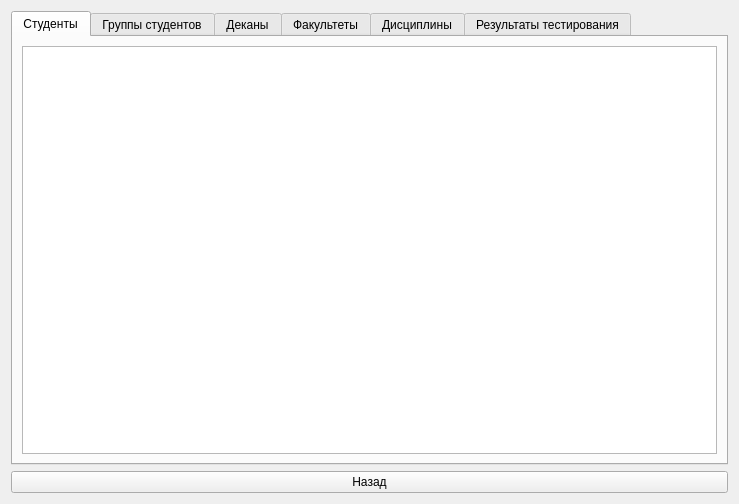
<?xml version="1.0" encoding="UTF-8"?>
<ui version="4.0">
 <class>AdminBD</class>
 <widget class="QWidget" name="AdminBD">
  <property name="geometry">
   <rect>
    <x>0</x>
    <y>0</y>
    <width>739</width>
    <height>504</height>
   </rect>
  </property>
  <property name="windowTitle">
   <string>Form</string>
  </property>
  <layout class="QGridLayout" name="gridLayout">
   <item row="1" column="0">
    <widget class="QPushButton" name="pushButton">
     <property name="text">
      <string>Назад</string>
     </property>
    </widget>
   </item>
   <item row="0" column="0">
    <widget class="QTabWidget" name="tabWidget">
     <property name="currentIndex">
      <number>0</number>
     </property>
     <widget class="QWidget" name="tab">
      <attribute name="title">
       <string>Студенты</string>
      </attribute>
      <layout class="QGridLayout" name="gridLayout_2">
       <item row="0" column="0">
        <widget class="QTableView" name="tableView"/>
       </item>
      </layout>
     </widget>
     <widget class="QWidget" name="tab_2">
      <attribute name="title">
       <string>Группы студентов</string>
      </attribute>
      <layout class="QGridLayout" name="gridLayout_3">
       <item row="0" column="0">
        <widget class="QTableView" name="tableView_2"/>
       </item>
      </layout>
     </widget>
     <widget class="QWidget" name="tab_3">
      <attribute name="title">
       <string>Деканы</string>
      </attribute>
      <layout class="QGridLayout" name="gridLayout_4">
       <item row="0" column="0">
        <widget class="QTableView" name="tableView_3"/>
       </item>
      </layout>
     </widget>
     <widget class="QWidget" name="tab_4">
      <attribute name="title">
       <string>Факультеты</string>
      </attribute>
      <layout class="QGridLayout" name="gridLayout_5">
       <item row="0" column="0">
        <widget class="QTableView" name="tableView_4"/>
       </item>
      </layout>
     </widget>
     <widget class="QWidget" name="tab_5">
      <attribute name="title">
       <string>Дисциплины</string>
      </attribute>
      <layout class="QGridLayout" name="gridLayout_6">
       <item row="0" column="0">
        <widget class="QTableView" name="tableView_5"/>
       </item>
      </layout>
     </widget>
     <widget class="QWidget" name="tab_6">
      <attribute name="title">
       <string>Результаты тестирования</string>
      </attribute>
      <layout class="QGridLayout" name="gridLayout_7">
       <item row="0" column="0">
        <widget class="QTableView" name="tableView_6"/>
       </item>
      </layout>
     </widget>
    </widget>
   </item>
  </layout>
 </widget>
 <resources/>
 <connections/>
</ui>
